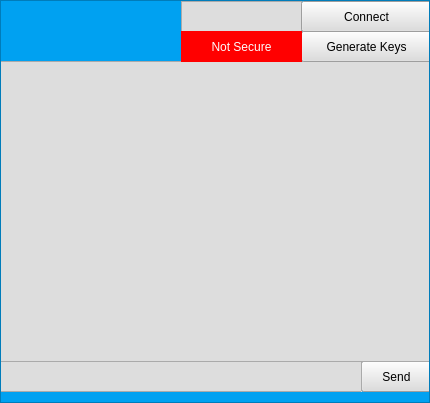
<?xml version="1.0" encoding="UTF-8"?>
<ui version="4.0">
 <class>mainWindow</class>
 <widget class="QScrollArea" name="mainWindow">
  <property name="geometry">
   <rect>
    <x>0</x>
    <y>0</y>
    <width>430</width>
    <height>403</height>
   </rect>
  </property>
  <property name="font">
   <font>
    <weight>50</weight>
    <bold>false</bold>
   </font>
  </property>
  <property name="windowTitle">
   <string>cyfr</string>
  </property>
  <property name="whatsThis">
   <string/>
  </property>
  <property name="autoFillBackground">
   <bool>false</bool>
  </property>
  <property name="styleSheet">
   <string notr="true">background-color: rgb(0, 161, 241);</string>
  </property>
  <property name="widgetResizable">
   <bool>true</bool>
  </property>
  <widget class="QWidget" name="scrollAreaWidgetContents">
   <property name="geometry">
    <rect>
     <x>0</x>
     <y>0</y>
     <width>428</width>
     <height>401</height>
    </rect>
   </property>
   <property name="whatsThis">
    <string/>
   </property>
   <widget class="QPushButton" name="sendButton">
    <property name="geometry">
     <rect>
      <x>360</x>
      <y>360</y>
      <width>71</width>
      <height>31</height>
     </rect>
    </property>
    <property name="styleSheet">
     <string notr="true">background-color: rgb(221, 221, 221)</string>
    </property>
    <property name="text">
     <string>Send</string>
    </property>
   </widget>
   <widget class="QTextEdit" name="messageInput">
    <property name="geometry">
     <rect>
      <x>-10</x>
      <y>360</y>
      <width>371</width>
      <height>31</height>
     </rect>
    </property>
    <property name="styleSheet">
     <string notr="true">background-color: rgb(221, 221, 221)</string>
    </property>
   </widget>
   <widget class="QTextBrowser" name="displayText">
    <property name="geometry">
     <rect>
      <x>-10</x>
      <y>60</y>
      <width>441</width>
      <height>301</height>
     </rect>
    </property>
    <property name="autoFillBackground">
     <bool>false</bool>
    </property>
    <property name="styleSheet">
     <string notr="true">background-color: rgb(221, 221, 221)</string>
    </property>
   </widget>
   <widget class="QTextEdit" name="ipAddressInput">
    <property name="geometry">
     <rect>
      <x>180</x>
      <y>0</y>
      <width>121</width>
      <height>31</height>
     </rect>
    </property>
    <property name="styleSheet">
     <string notr="true">background-color: rgb(221, 221, 221)</string>
    </property>
   </widget>
   <widget class="QPushButton" name="keyExchangeButton">
    <property name="geometry">
     <rect>
      <x>300</x>
      <y>30</y>
      <width>131</width>
      <height>31</height>
     </rect>
    </property>
    <property name="styleSheet">
     <string notr="true">background-color: rgb(221, 221, 221)</string>
    </property>
    <property name="text">
     <string>Generate Keys</string>
    </property>
   </widget>
   <widget class="QLabel" name="secureLabel">
    <property name="geometry">
     <rect>
      <x>180</x>
      <y>30</y>
      <width>121</width>
      <height>31</height>
     </rect>
    </property>
    <property name="styleSheet">
     <string notr="true">color: rgb(252, 252, 252); background-color: red</string>
    </property>
    <property name="text">
     <string>Not Secure</string>
    </property>
    <property name="alignment">
     <set>Qt::AlignCenter</set>
    </property>
   </widget>
   <widget class="QPushButton" name="connectButton">
    <property name="geometry">
     <rect>
      <x>300</x>
      <y>0</y>
      <width>131</width>
      <height>31</height>
     </rect>
    </property>
    <property name="styleSheet">
     <string notr="true">background-color: rgb(221, 221, 221)</string>
    </property>
    <property name="text">
     <string>Connect</string>
    </property>
   </widget>
  </widget>
 </widget>
 <resources/>
 <connections/>
</ui>
